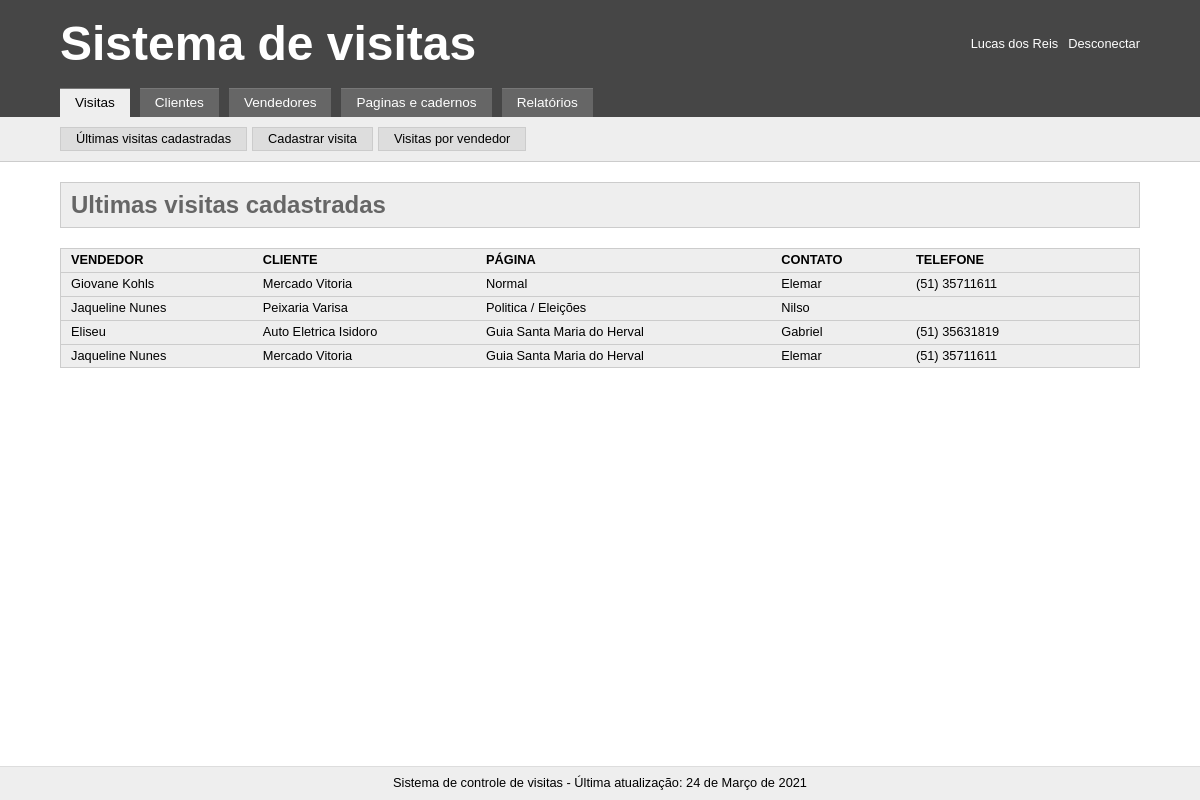
Screenshot of /index.php?tab=visitas&subtab=ultimas_visitas_cadastradas (signed in) with the database file from the repository.
### tables this page shows
CREATE TABLE `visits` (
  `id` int(11) NOT NULL,
  `date` varchar(20) NOT NULL,
  `seller` varchar(255) NOT NULL,
  `client` varchar(255) NOT NULL,
  `contact` varchar(255) NOT NULL,
  `page` varchar(100) NOT NULL,
  `type` varchar(50) NOT NULL,
  `phone` varchar(30) NOT NULL,
  `result` varchar(20) NOT NULL
);

### _include/crud.php (called while the page is built, shortened)
<?php
$infoVisits = $pdo->query("SELECT * FROM visits")->fetchAll();

### _include/visitas.php (the view, shortened to what this page needs)
<nav class="opcoes">
	<div class="content">
		<a href="index.php?tab=visitas&subtab=ultimas_visitas_cadastradas">Últimas visitas cadastradas</a>
		<a href="index.php?tab=visitas&subtab=cadastrar_visita">Cadastrar visita</a>
		<a href="index.php?tab=visitas&subtab=visitas_por_vendedor">Visitas por vendedor</a>
	</div>
</nav>
<div class="content">
	<h2><?php
	$h2 = ucfirst(str_replace('_', ' ', $current_subtab))." ".$current_seller;
	echo $h2;
	?></h2>
	<?php if($current_subtab == "ultimas_visitas_cadastradas"){ ?>
		<div class="responsive_table">
			<table>
				<tr>
					<th>Vendedor</th>
					<th>Cliente</th>
					<th>Página</th>
					<th>Contato</th>
					<th>Telefone</th>
					<th></th>
				</tr>
				<?php foreach($infoVisits as $valueVisits){ ?>
					<tr>
						<td><?= $valueVisits['seller'] ?></td>
						<td><?= $valueVisits['client'] ?></td>
						<td><?= $valueVisits['page'] ?></td>
						<td><?= $valueVisits['contact'] ?></td>
						<td><?= $valueVisits['phone'] ?></td>
						<td><a href="index.php?tab=visitas&subtab=editar_visita&visit=<?= $valueVisits['id'] ?>&client=<?= $valueVisits['client'] ?>" class="edit"></a></td>
					</tr>
				<?php } ?>
			</table>
		</div>
	<?php } ?>
</div>

### _templates/css/style.css (style rules this page uses)
* { margin: 0; padding: 0; font: inherit; -moz-box-sizing: border-box; -webkit-box-sizing: border-box; box-sizing: border-box; }
body { line-height: 1; font-size: 1em; font-family: Arial, Helvetica, sans-serif; }
table { border-collapse: collapse; border-spacing: 0; }
.content { max-width: 1100px; margin: 0 auto; padding: 0 10px; }
.responsive_table { overflow-x: auto; }
.opcoes { background: #eee; padding: 10px 0; border-bottom: 1px solid #ccc; }
.opcoes .content { display: flex; }
.opcoes a { background: #ddd; display: inline-block; color: #000; text-decoration: none; font-size: 0.8em; border: 1px solid #ccc; padding: 5px 15px; margin-right: 5px; }
main h2 { background-color: #eee; border: 1px solid #ccc; margin: 20px 0; padding: 10px; font-size: 1.5em; font-weight: bold; color: #666; }
main table { border: 1px solid #ccc; width: 100%; white-space: nowrap; }
main table tr { background: #eee; }
main table tr td, main table tr th { border-bottom: 1px solid #ccc; padding: 5px 10px; font-size: 0.8em; }
main table tr th { text-align: left; text-transform: uppercase; font-size: 0.8em; font-weight: bold; }

### rows the page displays
visits: seller "Giovane Kohls", client "Mercado Vitoria", page "Normal", contact "Elemar", phone "(51) 35711611"
visits: seller "Jaqueline Nunes", client "Peixaria Varisa", page "Politica / Eleições", contact "Nilso"
visits: seller "Eliseu", client "Auto Eletrica Isidoro", page "Guia Santa Maria do Herval", contact "Gabriel", phone "(51) 35631819"
visits: seller "Jaqueline Nunes", client "Mercado Vitoria", page "Guia Santa Maria do Herval", contact "Elemar", phone "(51) 35711611"

### other values shown
$_SESSION['name'] "Lucas dos Reis"
$h2 "Ultimas visitas cadastradas"
